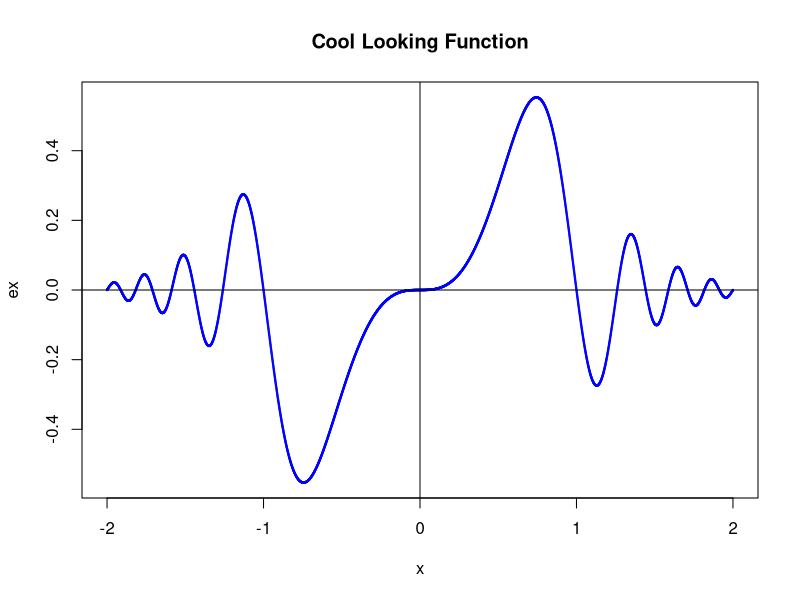
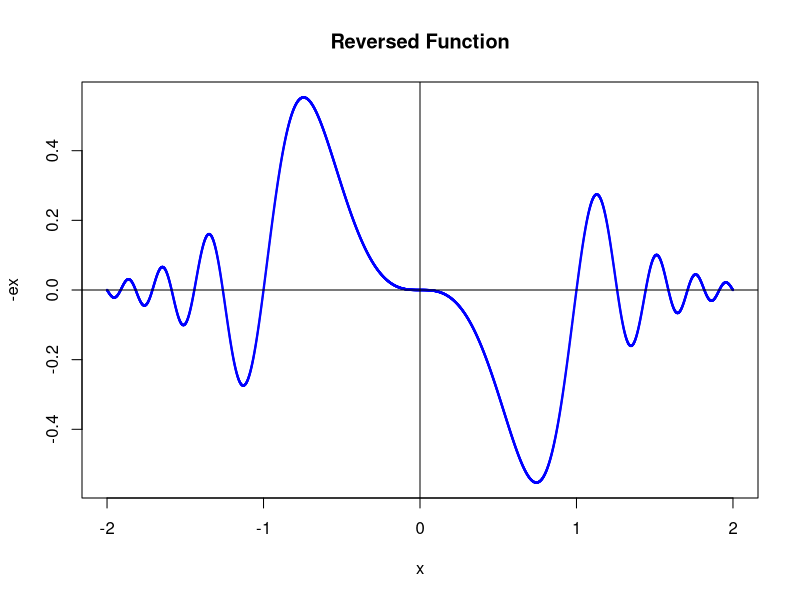
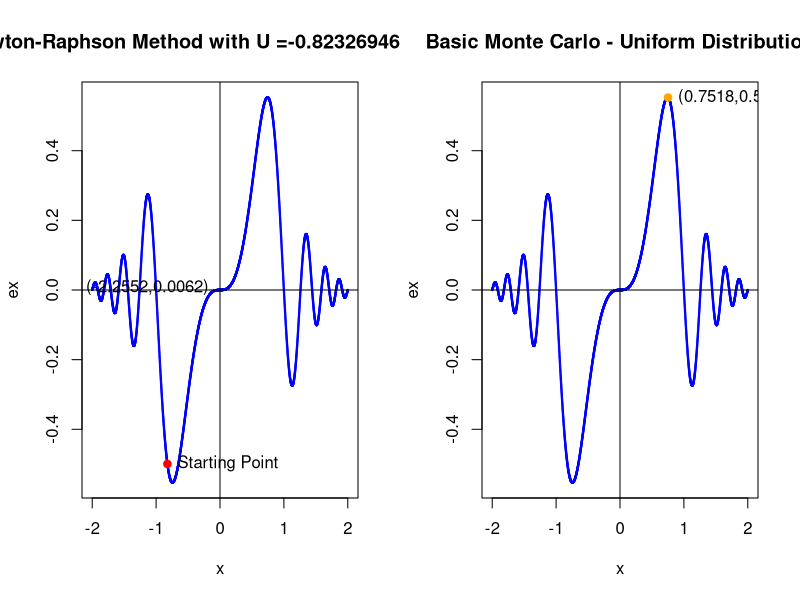

R code for these plots, in order: (Note: this script raises an error after producing the figures.)
# Optimization Methods

x = seq(-2,2,0.001)
ex = exp(-x^2)*sin(pi*x^3)
plot(y = ex, x = x, xlim = c(-2, 2),col="blue",cex=0.2,
     main="Cool Looking Function")
abline(h=0,col="gray2")
abline(v=0,col="gray2")

h <- function(x) exp(-x^2)*sin(pi*x^3)

# Newton-Raphson Method 

x = seq(-2,2,0.001)
ex = exp(-x^2)*sin(pi*x^3)
plot(y = -ex, x = x, xlim = c(-2, 2),col="blue",cex=0.2,
     main="Reversed Function")
abline(h=0,col="gray2")
abline(v=0,col="gray2")

h_minus <- function(x) -(exp(-x^2)*sin(pi*x^3))

nlm_simulation <- function(iterlim){
  u <- runif(1,-1,1)
  result_max_nlm <- nlm(h_minus,p=u,iterlim = iterlim)
  nlm_max <- -result_max_nlm$minimum
  nlm_max_x <- result_max_nlm$estimate 
  return(list("Max Nlm"=nlm_max,"Max Nlm X" = nlm_max_x,"U"=u))
}

nlm_simulation(100)

nelm <- nlm_simulation(100)
nlm_max <- nelm$`Max Nlm`
nlm_max_x <- nelm$`Max Nlm X`

par(mfrow=c(1,2))
x = seq(-2,2,0.001)
ex = exp(-x^2)*sin(pi*x^3)
plot(y = ex, x = x, xlim = c(-2, 2),col="blue",cex=0.2,
     main=paste0("Newton-Raphson Method with U =",nelm$U))
abline(h=0,col="gray2")
abline(v=0,col="gray2")
points(x = nlm_max_x, y = nlm_max, col = "purple", bg = "purple", cex = 1, type = "p", pch = 19)
points(x=nelm$U,y = h(nelm$U),col="red",pch=19,bg="red")
text(x=nelm$U,y = h(nelm$U),labels = "Starting Point",pos = 4)
text(x = nlm_max_x, y = nlm_max, labels = paste0("(",round(nlm_max_x,4),",",round(nlm_max,4),")"), pos = 4, offset = 0.5)

# Basic-Monte Carlo Optimization 

bmco_unif <- function(n){
  u <- runif(n,-2,2)
  basic_mc_max <- max(h(u))
  basic_mc_max_x <- u[which.max(h(u))]
  return(list("Maximum Unif Dist" = basic_mc_max, "Maximum X-value Unif Dist"=basic_mc_max_x))
}

bmco_unif(100)

bmco_u <- bmco_unif(100)
bmco_u_max <- bmco_u$`Maximum Unif Dist`
bmco_u_max_x <- bmco_u$`Maximum X-value Unif Dist`

x = seq(-2,2,0.001)
ex = exp(-x^2)*sin(pi*x^3)
plot(y = ex, x = x, xlim = c(-2, 2),col="blue",cex=0.2,
     main="Basic Monte Carlo - Uniform Distribution")
abline(h=0,col="gray2")
abline(v=0,col="gray2")
points(x = bmco_u_max_x, y = bmco_u_max, col = "orange", bg = "orange", cex = 1, type = "p", pch = 19)
text(x = bmco_u_max_x, y = bmco_u_max, labels = paste0("(",round(bmco_u_max_x,4),",",round(bmco_u_max,4),")"), pos = 4, offset = 0.5)


# Basic-Monte Carlo Optimization (Something other than uniform) 

bmco_beta <- function(n){
  alpha=25
  beta=10
  b <- rbeta(n,alpha,beta)
  h_b <- h(b)
  max_h_b <- max(h_b)
  max_h_b_x <- b[which.max(h_b)]
  return(list("Maximum Beta Dist" = max_h_b, "Maximum X-value Beta Dist"=max_h_b_x))
}

bmco_beta(100)

bmco_b <- bmco_beta(n)
bmco_b_max <- bmco_b$`Maximum Beta Dist`
bmco_b_max_x <- bmco_b$`Maximum X-value Beta Dist`

x = seq(-2,2,0.001)
ex = exp(-x^2)*sin(pi*x^3)
plot(y = ex, x = x, xlim = c(-2, 2),col="blue",cex=0.2,
     main="Basic Monte Carlo - Beta Distribution")
abline(h=0,col="gray2")
abline(v=0,col="gray2")
points(x = bmco_b_max_x, y = bmco_b_max, col = "green", bg = "green", cex = 1, type = "p", pch = 19)
text(x = bmco_u_max_x, y = bmco_u_max, labels = paste0("(",round(bmco_b_max_x,4),",",round(bmco_b_max,4),")"), pos = 4, offset = 0.5)
curve(dbeta(x,25,10),add = T,col="red")
legend("topleft", legend = c("Function", "Beta Density"),
       col = c("blue", "red"), lty = 1,cex = 0.5)

# Simulated Annealing 

Simulated_annealing <- function(min_iter,max_iter){
  
  tol <- 1e-20
  temp <- 0.05/log(1+1:max.iter)
  
  x <- runif(1,-2,2)
  hval <- h(x)
  hcur <- hval
  rho_vec <- numeric()
  props <- x
  
  iter <- 1
  diff <- 1
  
  for (i in 1:max.iter) {
    prop <- x[i]+runif(1,-5,5)
    props <- c(props,prop)
    rho <- exp((h(prop)-hcur)/temp[i])
    rho <- min(rho,1)
    rho_vec <- c(rho_vec,rho)
    u <- runif(1)
    
    if((u>rho)||(prop>2)|| (prop< -2)) prop <- x[i]
    x <- c(x,prop)
    hcur <- h(prop)
    hval <- c(hval,hcur)
    
    diff <- max(hval)-max(hval[1:(i/2)])
    if((iter>min.iter)&&(length(unique(x[(i/2):i]))>1)&&(diff<tol)) break
    
    iter <- iter + 1
  }
  
  max_sa_x <- x[which.max(hval)]
  max_sa <- max(hval)
  return(list("Max x"=max_sa_x,"Max Value"=max_sa,"x"=x,"hval"=hval))
}

sa_result <- Simulated_annealing(1000,3000)
x = seq(-2,2,0.001)
ex = exp(-x^2)*sin(pi*x^3)
plot(y = ex, x = x, xlim = c(-2, 2),col="blue",cex=0.2,
     main="Simulated Annealing")
abline(h=0,col="gray2")
abline(v=0,col="gray2")
points(sa_result$x[1],sa_result$hval[1],col="red",pch=19)
lines(sa_result$x,sa_result$hval,col="red",type = "b")
points(x = sa_result$`Max x`,y = sa_result$`Max Value`,pch=19,col="aquamarine")
text(x = sa_result$`Max x`, y = sa_result$`Max Value`, labels = paste0("(",round(sa_result$`Max x`,4),",",round(sa_result$`Max Value`,4),")"), pos = 3, offset = 0.5)


# Comparison: Iter Lim = 100 | n=100 | miniter = 100 & maxiter = 300 

n <- 100

nelm <- nlm_simulation(n)
nlm_max <- nelm$`Max Nlm`
nlm_max_x <- nelm$`Max Nlm X`

bmco_u <- bmco_unif(n)
bmco_u_max <- bmco_u$`Maximum Unif Dist`
bmco_u_max_x <- bmco_u$`Maximum X-value Unif Dist`

bmco_b <- bmco_beta(n)
bmco_b_max <- bmco_b$`Maximum Beta Dist`
bmco_b_max_x <- bmco_b$`Maximum X-value Beta Dist`

sa_result <- Simulated_annealing(n,300)
sa_max <- sa_result$`Max Value`
sa_max_x <- sa_result$`Max x`

x = seq(-2,2,0.001)
ex = exp(-x^2)*sin(pi*x^3)
plot(y = ex, x = x, xlim = c(-2, 2),col="blue",cex=0.2,
     main="Cool Looking Function")
abline(h=0,col="gray2")
abline(v=0,col="gray2")
points(x = nlm_max_x, y = nlm_max, col = "purple", bg = "purple", cex = 1, type = "p", pch = 19)
points(x = bmco_u_max_x, y = bmco_u_max, col = "orange", bg = "orange", cex = 1, type = "p", pch = 19)
points(x = bmco_b_max_x, y = bmco_b_max, col = "green", bg = "green", cex = 1, type = "p", pch = 19)
points(x = max_sa_x, y = max_sa, col = "aquamarine", bg = "aquamarine", cex = 1, type = "p", pch = 19)
text(x = nlm_max_x, y = nlm_max, labels = "nlm_max", pos = 3, offset = 0.5)
text(x = bmco_u_max_x, y = bmco_u_max, labels = "bmco_u_max", pos = 3, offset = 0.5)
text(x = bmco_b_max_x, y = bmco_b_max, labels = "bmco_b_max", pos = 3, offset = 0.5)
text(x = sa_max_x, y = sa_max, labels = "max_sa", pos = 3, offset = 0.5)

# Table Format 

max_df <- data.frame("X" = round(c(nlm_max_x,bmco_u_max_x,bmco_b_max_x,sa_max_x),7),
                     "Maximum Result" = round(c(nlm_max,bmco_u_max,bmco_b_max,sa_max),8))

rownames(max_df) <- c("Newton Raphson","Basic-Uniform","Basic-Beta","Simulated Annealing")

max_df

# Simulation | n = 100

n <- 100
B <- 1000
res_nlm <- rep(0,B)
res_bmco_u <- rep(0,B)
res_bmco_b <- rep(0,B)
res_sa <- rep(0,B)

for (i in 1:B) {
  res_nlm[i] <- nlm_simulation(n)$`Max Nlm`
  res_bmco_u[i] <- bmco_unif(n)$`Maximum Unif Dist`
  res_bmco_b[i] <- bmco_beta(n)$`Maximum Beta Dist`
  res_sa[i] <- Simulated_annealing(1000,3000)$`Max Value`
}

df <- data.frame("1"=res_nlm,"2"=res_bmco_u,"3"=res_bmco_b,"4"=res_sa)
colnames(df) <- c("Newton-Raphson","Basic-MC-Uniform",
                  "Basic-MC-Beta","Simulated Annealing")
boxplot(df,range=0,col=c("orange","yellow","blue","lightblue")
        ,main="Simulation For Optimization Methods")


